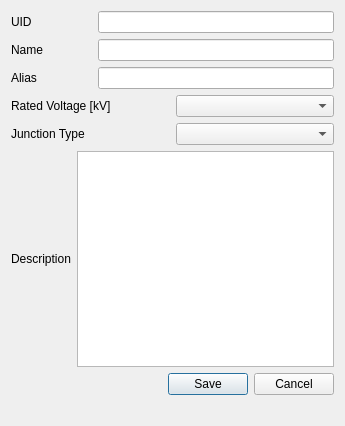
<?xml version="1.0" encoding="UTF-8"?>
<ui version="4.0">
 <class>Junction</class>
 <widget class="QDialog" name="Junction">
  <property name="geometry">
   <rect>
    <x>0</x>
    <y>0</y>
    <width>345</width>
    <height>426</height>
   </rect>
  </property>
  <property name="windowTitle">
   <string>Dialog</string>
  </property>
  <layout class="QGridLayout" name="gridLayout">
   <item row="0" column="0">
    <layout class="QVBoxLayout" name="verticalLayout_3">
     <item>
      <layout class="QHBoxLayout" name="horizontalLayout">
       <item>
        <layout class="QVBoxLayout" name="verticalLayout">
         <item>
          <widget class="QLabel" name="labelUid">
           <property name="text">
            <string>UID                  </string>
           </property>
          </widget>
         </item>
         <item>
          <widget class="QLabel" name="labelName">
           <property name="text">
            <string>Name</string>
           </property>
          </widget>
         </item>
         <item>
          <widget class="QLabel" name="label_Alias">
           <property name="text">
            <string>Alias</string>
           </property>
          </widget>
         </item>
        </layout>
       </item>
       <item>
        <layout class="QVBoxLayout" name="verticalLayout_2">
         <item>
          <widget class="QLineEdit" name="lineEditUid"/>
         </item>
         <item>
          <widget class="QLineEdit" name="lineEditName"/>
         </item>
         <item>
          <widget class="QLineEdit" name="lineEditAlias"/>
         </item>
        </layout>
       </item>
      </layout>
     </item>
     <item>
      <layout class="QHBoxLayout" name="horizontalLayout_2">
       <item>
        <widget class="QLabel" name="labelRatedVoltage">
         <property name="text">
          <string>Rated Voltage [kV]</string>
         </property>
        </widget>
       </item>
       <item>
        <widget class="QComboBox" name="comboBoxRatedVoltage"/>
       </item>
      </layout>
     </item>
     <item>
      <layout class="QHBoxLayout" name="horizontalLayout_4">
       <item>
        <widget class="QLabel" name="label_junction">
         <property name="text">
          <string>Junction Type</string>
         </property>
        </widget>
       </item>
       <item>
        <widget class="QComboBox" name="comboBox_junction"/>
       </item>
      </layout>
     </item>
    </layout>
   </item>
   <item row="1" column="0">
    <layout class="QHBoxLayout" name="horizontalLayout_3">
     <item>
      <widget class="QLabel" name="labelDescription">
       <property name="text">
        <string>Description</string>
       </property>
      </widget>
     </item>
     <item>
      <widget class="QTextEdit" name="textEditDescription"/>
     </item>
    </layout>
   </item>
   <item row="2" column="0">
    <widget class="QDialogButtonBox" name="buttonBox">
     <property name="toolTipDuration">
      <number>-1</number>
     </property>
     <property name="standardButtons">
      <set>QDialogButtonBox::Cancel|QDialogButtonBox::Save</set>
     </property>
     <property name="centerButtons">
      <bool>false</bool>
     </property>
    </widget>
   </item>
   <item row="3" column="0">
    <widget class="QLabel" name="labelStatus">
     <property name="text">
      <string/>
     </property>
    </widget>
   </item>
  </layout>
 </widget>
 <resources/>
 <connections/>
</ui>
